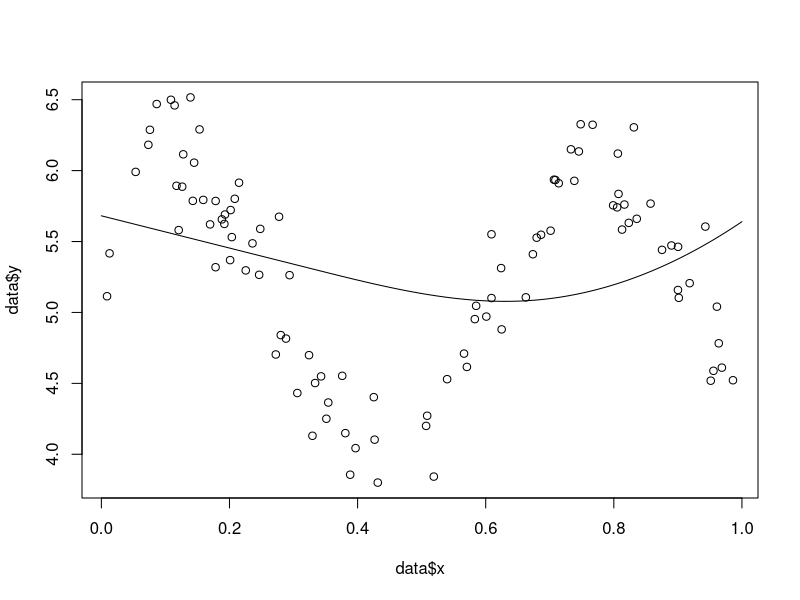

The R source for this figure:
# Question 1

x = runif(100, 0, 1)
mu = 5 + sin(3*pi*(x - 0.6))
y = rnorm(100, mu, 0.5^2)

xseq = seq(0, 1, length.out = 500)

data = data.frame("y" = y, "x" = x)
dataSeq = data.frame("y" = xseq, "x" = xseq)

regress = function(designMat, y, x)
{
  betaHat = solve(t(designMat)%*%designMat)%*%t(designMat)%*%y
  print(dim(designMat))
  print(length(y))
  
  yHatTemp = designMat%*%betaHat
  
  splineDatTemp = data.frame(cbind(yHatTemp, x))
  return(splineDatTemp)
}

Splines_Custom = function(type, knots, data)
{
  data = data[order(data$x), ]
  splineDat = data.frame("y" = c(), "x" = c())
  if (type == "Piecewise Constant")
  {
    for (i in 1:(length(knots) + 1))
    {
      if (i == 1)
      {
        
        tempPoints = data[data$x < knots[i], ]
        x = tempPoints$x
        y = tempPoints$y
        designMat = matrix(rep(1, length(x)), ncol = 1)
        
        splineDatTemp = regress(designMat, y, x)
        splineDat = splineDatTemp
      }
      
      if(1 < i & i < (length(knots) + 1))
      {
        tempPoints = data[knots[i-1] <= data$x & data$x < knots[i], ]
        x = tempPoints$x
        y = tempPoints$y
        designMat = matrix(rep(1, length(x)), ncol = 1)
        splineDatTemp = regress(designMat, y, x)
        
        splineDat = rbind(splineDat, splineDatTemp)
        
      }
      if(i == (length(knots) + 1))
      {
        tempPoints = data[data$x >= knots[i-1], ]
        x = tempPoints$x
        y = tempPoints$y
        designMat = matrix(rep(1, length(x)), ncol = 1)
        splineDatTemp = regress(designMat, y, x)
        
        splineDat = rbind(splineDat, splineDatTemp)
      }
    }
    
  }
  
  if (type == "Piecewise Linear")
  {
  
    for (i in 1:(length(knots) + 1))
    {
      if (i == 1)
      {
        
        tempPoints = data[data$x < knots[i], ]
        x = tempPoints$x
        y = tempPoints$y
        designMat = matrix(c(rep(1, length(x)), x), ncol = 2)
        
        splineDatTemp = regress(designMat, y, x)
        splineDat = splineDatTemp
      }
      
      if(1 < i & i < (length(knots) + 1))
      {
        tempPoints = data[knots[i-1] <= data$x & data$x < knots[i], ]
        x = tempPoints$x
        y = tempPoints$y
        designMat = matrix(c(rep(1, length(x)), x), ncol = 2)
        splineDatTemp = regress(designMat, y, x)
        
        splineDat = rbind(splineDat, splineDatTemp)
        
      }
      if(i == (length(knots) + 1))
      {
        tempPoints = data[data$x >= knots[i-1], ]
        x = tempPoints$x
        y = tempPoints$y
        designMat = matrix(c(rep(1, length(x)), x), ncol = 2)
        splineDatTemp = regress(designMat, y, x)
        
        splineDat = rbind(splineDat, splineDatTemp)
      }
    }
  }
  
  if (type == "Broken Stick")
  {
    
  }
  
  if (type == "Piecewise Cubic Polynomial and Continous at Knots")
  {
    x = data$x
    y = data$y
    designMat = matrix(c(rep(1, length(x)), x, x^2, x^3), ncol = 4)
    for (i in 1:(length(knots)))
    {
      
      designMat = cbind(designMat, c(pmax(x - knots[i], 0))^3)
      designMat = cbind(designMat, c(pmax(x - knots[i], 0))^2)
      designMat = cbind(designMat, c(pmax(x - knots[i], 0)))
      
      
    }
    
    beta = solve(t(designMat)%*%designMat)%*%t(designMat)%*%y
    
    info = list("beta" = beta, "design" = designMat)
    return(info)
  }
  
  if (type == "Piecewise Cubic Polynomial and Continous at 1st")
  {
    x = data$x
    y = data$y
    designMat = matrix(c(rep(1, length(x)), x, x^2, x^3), ncol = 4)
    for (i in 1:(length(knots)))
    {
      
      designMat = cbind(designMat, c(pmax(x - knots[i], 0))^3)
      designMat = cbind(designMat, c(pmax(x - knots[i], 0))^2)
      
      
    }
    
    beta = solve(t(designMat)%*%designMat)%*%t(designMat)%*%y
    
    info = list("beta" = beta, "design" = designMat)
    return(info)
  }
  
  if (type == "Piecewise Cubic Polynomial and Continous at 2nd")
  {
    x = data$x
    y = data$y
    designMat = matrix(c(rep(1, length(x)), x, x^2, x^3), ncol = 4)
    for (i in 1:(length(knots)))
    {
      
      designMat = cbind(designMat, c(pmax(x - knots[i], 0))^3)
      
    }
    
    beta = solve(t(designMat)%*%designMat)%*%t(designMat)%*%y
    
    info = list("beta" = beta, "design" = designMat)
    return(info)
  }
  
  if (type == "Cubic Spline")
  {
    
  }
  
  if (type == "Natural Spline")
  {
    x = data$x
    y = data$y
    designMat = matrix(c(rep(1, length(x)), x), ncol = 2)
    
    xiK = knots[length(knots)]
    
    for (i in 1:(length(knots) - 1))
    {
      dKTemp = ((pmax(x - knots[i], 0)^3) - (pmax(x - xiK, 0)^3))/((xiK - knots[i]))
      
      designMat = cbind(designMat, dKTemp)
      
    }
    
    beta = solve(t(designMat)%*%designMat)%*%t(designMat)%*%y
    
    info = list("beta" = beta, "design" = designMat)
    return(info)
    
    
    
  }
  
  if (type == "B Spline Basis")
  {
    
    
  }
  
  return(splineDat)
}

library(splines)

splines = Splines_Custom("Natural Spline", c(0.33, 0.66), data)
splines

splineSeq = Splines_Custom("Natural Spline", c(0.33, 0.66), dataSeq)

plot(data$y ~ data$x)
yHat = splineSeq$design%*%splines$beta
lines(yHat ~ xseq)


